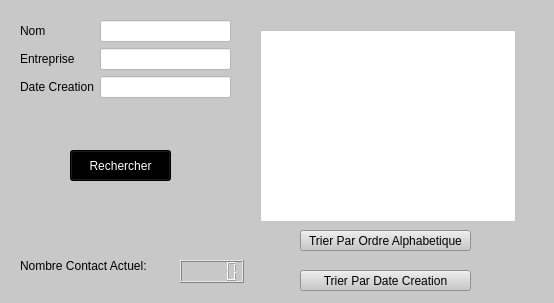
<?xml version="1.0" encoding="UTF-8"?>
<ui version="4.0">
 <class>WidgetListeContacts</class>
 <widget class="QWidget" name="WidgetListeContacts">
  <property name="geometry">
   <rect>
    <x>0</x>
    <y>0</y>
    <width>554</width>
    <height>303</height>
   </rect>
  </property>
  <property name="windowTitle">
   <string>Form</string>
  </property>
  <property name="styleSheet">
   <string notr="true">background-color: rgb(0, 0, 0);
background-color: rgb(200, 200, 200);</string>
  </property>
  <widget class="QWidget" name="formLayoutWidget">
   <property name="geometry">
    <rect>
     <x>20</x>
     <y>20</y>
     <width>211</width>
     <height>101</height>
    </rect>
   </property>
   <layout class="QFormLayout" name="formLayout">
    <item row="0" column="0">
     <widget class="QLabel" name="label">
      <property name="text">
       <string>Nom</string>
      </property>
     </widget>
    </item>
    <item row="0" column="1">
     <widget class="QLineEdit" name="Nom">
      <property name="styleSheet">
       <string notr="true">background-color: rgb(255, 255, 255);</string>
      </property>
     </widget>
    </item>
    <item row="1" column="0">
     <widget class="QLabel" name="label_2">
      <property name="text">
       <string>Entreprise</string>
      </property>
     </widget>
    </item>
    <item row="1" column="1">
     <widget class="QLineEdit" name="Entreprise">
      <property name="styleSheet">
       <string notr="true">
background-color: rgb(255, 255, 255);</string>
      </property>
     </widget>
    </item>
    <item row="2" column="0">
     <widget class="QLabel" name="label_3">
      <property name="text">
       <string>Date Creation</string>
      </property>
     </widget>
    </item>
    <item row="2" column="1">
     <widget class="QLineEdit" name="Date_Creation">
      <property name="styleSheet">
       <string notr="true">background-color: rgb(255, 255, 255);</string>
      </property>
     </widget>
    </item>
   </layout>
  </widget>
  <widget class="QPushButton" name="Search">
   <property name="geometry">
    <rect>
     <x>70</x>
     <y>150</y>
     <width>101</width>
     <height>31</height>
    </rect>
   </property>
   <property name="styleSheet">
    <string notr="true">background-color: rgb(0, 0, 0);
color: rgb(255, 255, 255);</string>
   </property>
   <property name="text">
    <string>Rechercher</string>
   </property>
  </widget>
  <widget class="QTableWidget" name="Contact_Results">
   <property name="geometry">
    <rect>
     <x>260</x>
     <y>30</y>
     <width>256</width>
     <height>192</height>
    </rect>
   </property>
   <property name="styleSheet">
    <string notr="true">background-color: rgb(255, 255, 255);
border-color: rgb(255, 0, 0);</string>
   </property>
  </widget>
  <widget class="QPushButton" name="Alphabetique">
   <property name="geometry">
    <rect>
     <x>300</x>
     <y>230</y>
     <width>171</width>
     <height>21</height>
    </rect>
   </property>
   <property name="styleSheet">
    <string notr="true">border-color: rgb(255, 255, 255);</string>
   </property>
   <property name="text">
    <string>Trier Par Ordre Alphabetique</string>
   </property>
  </widget>
  <widget class="QPushButton" name="Trier_Date_Creation">
   <property name="geometry">
    <rect>
     <x>300</x>
     <y>270</y>
     <width>171</width>
     <height>21</height>
    </rect>
   </property>
   <property name="text">
    <string>Trier Par Date Creation</string>
   </property>
  </widget>
  <widget class="QLCDNumber" name="ContactNumber">
   <property name="geometry">
    <rect>
     <x>180</x>
     <y>260</y>
     <width>64</width>
     <height>23</height>
    </rect>
   </property>
   <property name="autoFillBackground">
    <bool>false</bool>
   </property>
   <property name="styleSheet">
    <string notr="true">border-color: rgb(0, 0, 0);</string>
   </property>
  </widget>
  <widget class="QLabel" name="label_4">
   <property name="geometry">
    <rect>
     <x>20</x>
     <y>240</y>
     <width>151</width>
     <height>51</height>
    </rect>
   </property>
   <property name="styleSheet">
    <string notr="true">border-color: rgb(0, 0, 0);</string>
   </property>
   <property name="text">
    <string>Nombre Contact Actuel:</string>
   </property>
  </widget>
 </widget>
 <resources/>
 <connections/>
</ui>
